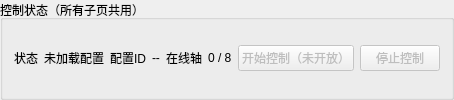
          <widget class="QGroupBox" name="cdprStateGroup">
           <property name="title">
            <string>控制状态（所有子页共用）</string>
           </property>
           <layout class="QGridLayout" name="cdprStateLayout">
            <item row="0" column="0">
             <widget class="QLabel" name="cdprStateLabel">
              <property name="text">
               <string>状态</string>
              </property>
             </widget>
            </item>
            <item row="0" column="1">
             <widget class="QLabel" name="cdprStateValueLabel">
              <property name="text">
               <string>未加载配置</string>
              </property>
             </widget>
            </item>
            <item row="0" column="2">
             <widget class="QLabel" name="cdprConfigIdLabel">
              <property name="text">
               <string>配置ID</string>
              </property>
             </widget>
            </item>
            <item row="0" column="3">
             <widget class="QLabel" name="cdprConfigIdValueLabel">
              <property name="text">
               <string>--</string>
              </property>
             </widget>
            </item>
            <item row="0" column="4">
             <widget class="QLabel" name="cdprOnlineAxesLabel">
              <property name="text">
               <string>在线轴</string>
              </property>
             </widget>
            </item>
            <item row="0" column="5">
             <widget class="QLabel" name="cdprOnlineAxesValueLabel">
              <property name="text">
               <string>0 / 8</string>
              </property>
             </widget>
            </item>
            <item row="0" column="6">
             <widget class="QPushButton" name="cdprStartButton">
              <property name="enabled">
               <bool>false</bool>
              </property>
              <property name="toolTip">
               <string>8轴同帧反馈、编码器启动基准、安全链和8轴速度命令尚未接入，因此保持禁用。</string>
              </property>
              <property name="text">
               <string>开始控制（未开放）</string>
              </property>
             </widget>
            </item>
            <item row="0" column="7">
             <widget class="QPushButton" name="cdprStopButton">
              <property name="enabled">
               <bool>false</bool>
              </property>
              <property name="text">
               <string>停止控制</string>
              </property>
             </widget>
            </item>
           </layout>
          </widget>
